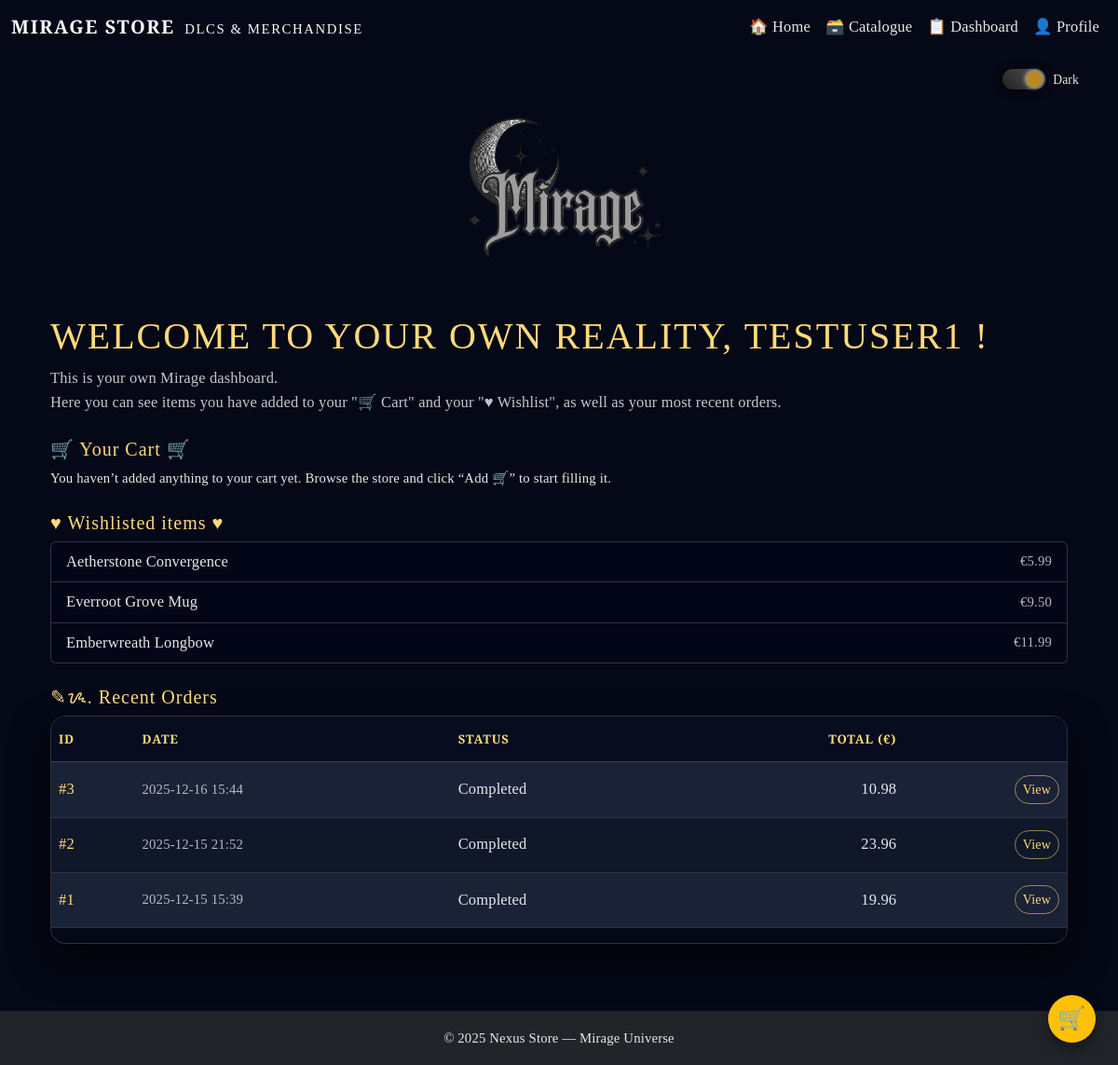
The page /accounts/dashboard/ (signed in) on the database as committed earlier.
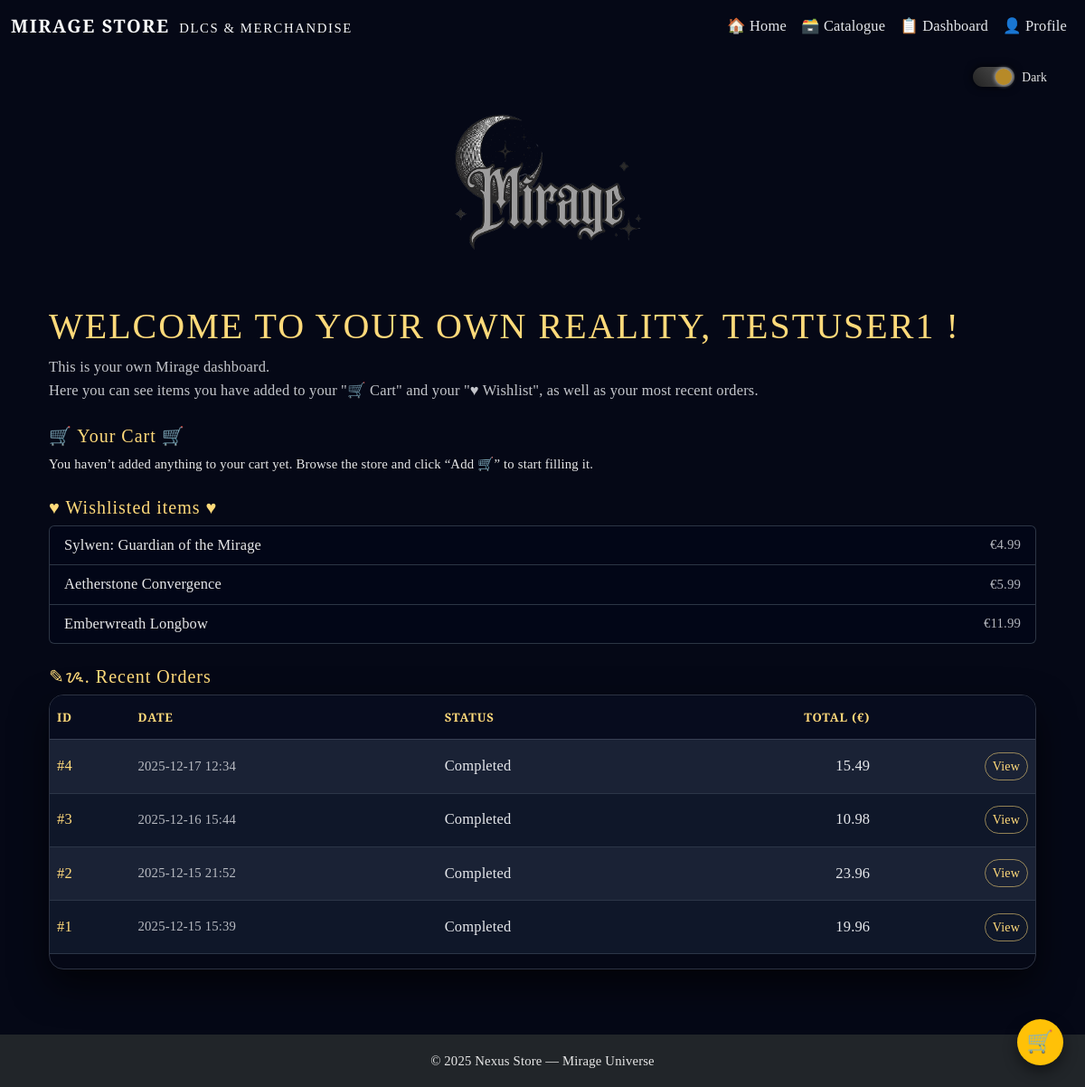
The same page on the database as committed later.
### core/models.py (models this page shows, shortened)
class WishlistItem(models.Model):
    user = models.ForeignKey(
        User,
        on_delete=models.CASCADE,
        related_name="wishlist_items",
    )
    item = models.ForeignKey(
        Item,
        on_delete=models.CASCADE,
        related_name="wishlisted_by",
    )
    created_at = models.DateTimeField(auto_now_add=True)
    class Meta:
        unique_together = ("user", "item")

class Item(models.Model):
    label = models.CharField(max_length=100)
    category = models.ForeignKey(
        Category,
        on_delete=models.PROTECT,
        related_name="items",
    )
    subcategory = models.ForeignKey(
        SubCategory,
        on_delete=models.PROTECT,
        related_name="items",
    )
    description = models.TextField(blank=True)
    price = models.DecimalField(max_digits=7, decimal_places=2)
    element = models.CharField(max_length=30, blank=True)
    reality_fragment = models.CharField(max_length=50, blank=True)
    rarity = models.CharField(
        max_length=20,
        choices=RARITY_CHOICES,
        default="common",
    )
    image_url = models.CharField(
        max_length=200,
        blank=True,
        help_text="Path under static/, e.g. 'images/items/emberwreath-longbow.png'",
    )
    created_at = models.DateTimeField(auto_now_add=True)

class Order(models.Model):
    STATUS_CHOICES = [
        ("pending", "Pending"),
        ("completed", "Completed"),
        ("cancelled", "Cancelled"),
    ]
    user = models.ForeignKey(
        User,
        on_delete=models.CASCADE,
        related_name="orders",
    )
    created_at = models.DateTimeField(auto_now_add=True)
    status = models.CharField(
        max_length=20,
        choices=STATUS_CHOICES,
        default="completed",
    )
    total_price = models.DecimalField(
        max_digits=8,
        decimal_places=2,
        default=Decimal("0.00"),
    )

### accounts/views.py (the view, shortened to what this page needs)
# urls.py: path("dashboard/", views.dashboard_view, name="dashboard"),
@login_required
def dashboard_view(request):
    wishlist_items = (
        WishlistItem.objects.filter(user=request.user)
        .select_related("item")
        .order_by("-created_at")
    )
    cart = _get_cart(request.session)
    item_ids = [int(k) for k in cart.keys()]
    items = Item.objects.filter(id__in=item_ids)
    cart_items = []
    cart_total = 0
    orders = (
        Order.objects.filter(user=request.user)
        .order_by("-created_at")[:5]
    )
    context = {
        "wishlist_items": wishlist_items,
        "cart_items": cart_items,
        "cart_total": cart_total,
        "orders": orders,
    }
    return render(request, "accounts/dashboard.html", context)

### core/views.py (called while the page is built)
def _get_cart(session):
    return session.get("cart", {})

### accounts/templates/accounts/dashboard.html (shortened to what this page needs)
{% extends "core/layout.html" %}
{% block content %}
<div class="container py-4">
    <h1 class="page-title">
        Welcome to your own reality, {{ request.user.username }} !
    </h1>
    <p class="page-subtitle">
        This is your own Mirage dashboard. <br>
        Here you can see items you have added to your "🛒 Cart" and your "♥ Wishlist",
        as well as your most recent orders.
    </p>
    <h2 class="h5 mt-4">🛒 Your Cart 🛒</h2>
    {% if cart_items %}
        <div class="table-responsive mt-2 mb-3">
            <table class="table table-dark table-striped align-middle">
                <thead>
                    <tr>
                        <th>Item</th>
                        <th>Reality</th>
                        <th>Rarity</th>
                        <th class="text-end">Price (€)</th>
                        <th class="text-center">Qty</th>
                        <th class="text-end">Line Total (€)</th>
                    </tr>
                </thead>
                <tbody>
                {% for row in cart_items %}
                    <tr>
                        <td>{{ row.item.label }}</td>
                        <td>{{ row.item.reality_fragment|default:"–" }}</td>
                        <td>{{ row.item.get_rarity_display }}</td>
                        <td class="text-end">{{ row.item.price }}</td>
                        <td class="text-center">{{ row.quantity }}</td>
                        <td class="text-end">{{ row.line_total }}</td>
                    </tr>
                {% endfor %}
                </tbody>
                <tfoot>
                    <tr>
                        <th colspan="5" class="text-end">Total:</th>
                        <th class="text-end">€{{ cart_total }}</th>
                    </tr>
                </tfoot>
            </table>
        </div>
        <div class="d-flex gap-2 flex-wrap">
            <a href="{% url 'view_cart' %}" class="btn btn-outline-light btn-sm">
                Open full cart
            </a>
            <form method="post" action="{% url 'checkout' %}">
                {% csrf_token %}
                <button type="submit" class="btn btn-success btn-sm">
                    Proceed to Checkout
                </button>
            </form>
        </div>
    {% else %}
        <p class="small mt-2">
            You haven’t added anything to your cart yet.
            Browse the store and click “Add 🛒” to start filling it.
        </p>
    {% endif %}
    <h2 class="h5 mt-4">♥ Wishlisted items ♥</h2>
    {% if wishlist_items %}
        <ul class="list-group mt-2">
            {% for w in wishlist_items %}
                <li class="list-group-item d-flex justify-content-between align-items-center">
                    <span>{{ w.item.label }}</span>
                    <span class="text-muted small">€{{ w.item.price }}</span>
                </li>
            {% endfor %}
        </ul>
    {% else %}
        <p class="small mt-2">
            You haven’t added anything to your wishlist yet.
            Browse the store and click “♥ Wishlist” to save items here.
        </p>
    {% endif %}
    <h2 class="h5 mt-4">✎ᝰ. Recent Orders</h2>
    {% if orders %}
        <div class="table-responsive mt-2">
            <table class="table table-dark table-striped align-middle">
                <thead>
                    <tr>
                        <th>ID</th>
                        <th>Date</th>
                        <th>Status</th>
                        <th class="text-end">Total (€)</th>
                        <th></th>
                    </tr>
                </thead>
                <tbody>
                {% for order in orders %}
                    <tr>
                        <td>
                            <a href="{% url 'order_detail' order.id %}">
                                #{{ order.id }}
                            </a>
                        </td>
                        <td class="text-muted small">
                            {{ order.created_at|date:"Y-m-d H:i" }}
                        </td>
                        <td>{{ order.status|title }}</td>
                        <td class="text-end">{{ order.total_price }}</td>
                        <td class="text-end">
                            <a href="{% url 'order_detail' order.id %}"
                               class="btn btn-sm btn-outline-light">
                                View
                            </a>
                        </td>
                    </tr>
                {% endfor %}
                </tbody>
            </table>
        </div>
    {% else %}
        <p class="small mt-2">
            You have not placed any orders yet.
            When you complete a checkout, they will appear here.
        </p>
    {% endif %}
</div>
{% endblock %}

### core/templates/core/layout.html (shortened to what this page needs)
<!DOCTYPE html>
<html lang="en">
<head>
    {% load static %}
    <link href="https://cdn.jsdelivr.net/npm/bootstrap@5.3.3/dist/css/bootstrap.min.css" rel="stylesheet">
    <link rel="stylesheet" href="{% static 'css-files/global.css' %}">
    <link rel="stylesheet" href="{% static 'css-files/theme-dark.css' %}">
    <link rel="stylesheet" href="{% static 'css-files/theme-light.css' %}">
</head>
<body data-page="{% block body_page %}home{% endblock %}">
    {% include "partials/navbar.html" %}
    <div class="container mt-3">
        <div class="d-flex justify-content-end">
            <div class="theme-toggle-container">
                <label class="magic-switch">
                    <span class="crystal"></span>
                    <span class="mode-text">Light</span>
                </label>
            </div>
        </div>
        <div class="mirage-logo-bar">
            <img
                src="{% static 'images/icons/mirage-logo.png' %}"
                alt="Mirage Logo"
                style="height: 160px; width: auto; max-width: 95%;">
        </div>
    </div>
    <main class="container py-4">
        {% block content %}{% endblock %}
    </main>
    {% with cart_count|default:0 as cc %}
    <a href="{% url 'view_cart' %}" class="floating-cart-btn">
        🛒
    </a>
    {% endwith %}
    {% include "partials/footer.html" %}
</body>
</html>

### core/templates/partials/navbar.html (shortened to what this page needs)
<nav class="navbar navbar-expand-lg navbar-dark bg-dark sticky-top">
    <div class="container-fluid">
        <a class="navbar-brand" href="{% url 'home' %}">
            <span class="fw-bold">Mirage Store</span>
            <small class="ms-1">DLCs & Merchandise</small>
        </a>
        <div class="collapse navbar-collapse" id="mirageNav">
            <ul class="navbar-nav ms-auto mb-2 mb-lg-0">
                <li class="nav-item">
                    <a class="nav-link" href="{% url 'home' %}">🏠 Home</a>
                </li>
                <li class="nav-item">
                    <a class="nav-link" href="{% url 'catalogue' %}">🗃️ Catalogue</a>
                </li>
                {% if user.is_authenticated %}
                    <li class="nav-item">
                        <a class="nav-link" href="{% url 'dashboard' %}">📋 Dashboard</a>
                    </li>
                    <li class="nav-item">
                        <a class="nav-link" href="{% url 'profile' %}">👤 Profile</a>
                    </li>
                {% endif %}
            </ul>
        </div>
    </div>
</nav>

### core/templates/partials/footer.html
<footer class="text-center text-light bg-dark p-3 mt-4">
    <small>
        © 2025 Nexus Store — Mirage Universe
    </small>
</footer>

### core/static/css-files/global.css (style rules this page uses)
*, *::before, *::after { box-sizing: border-box; }
body { font-family: "Cormorant Garamond", system-ui, -apple-system, BlinkMacSystemFont, "Segoe UI", sans-serif; }
.mirage-hero-title, .navbar-brand, .page-title { font-family: "Cinzel", serif; letter-spacing: 0.08em; text-transform: uppercase; }
.theme-toggle-container { position: relative; z-index: 999; }
.magic-switch { position: relative; display: inline-flex; align-items: center; cursor: pointer; user-select: none; gap: 8px; }
.crystal { width: 46px; height: 22px; background: linear-gradient(45deg, #b78a28, #ffda7a); border-radius: 20px; position: relative; transition: 0.3s ease; box-shadow: 0 0 10px rgba(183, 138, 40, 0.8); }
.crystal::after { content: ""; width: 18px; height: 18px; background: #fff; border-radius: 50%; position: absolute; top: 2px; left: 3px; transition: 0.3s ease; box-shadow: 0 0 5px rgba(255, 255, 255, 0.9); }
.magic-switch input:checked + .crystal { background: linear-gradient(45deg, #222, #555); box-shadow: 0 0 10px rgba(0, 0, 0, 0.8); }
.magic-switch input:checked + .crystal::after { transform: translateX(22px); background: #b78a28; }
.mode-text { font-size: 0.85rem; }
.mirage-logo-bar { text-align: center; margin-top: 1rem; margin-bottom: 0.5rem; }
.floating-cart-btn { position: fixed; right: 1.5rem; bottom: 1.5rem; width: 3.2rem; height: 3.2rem; border-radius: 50%; background: #ffc107; color: #111; display: flex; align-items: center; justify-content: center; text-decoration: none; font-size: 1.5rem; box-shadow: 0 0.4rem 1rem rgba(0, 0, 0, 0.45); z-index: 1050; border: none; }
html { font-size: 16px; }
body { font-size: 1.03rem; line-height: 1.6; font-weight: 500; -webkit-font-smoothing: antialiased; text-rendering: optimizeLegibility; }
.small, small { font-size: 0.92rem; }
.mirage-hero-title, .navbar-brand, .page-title { font-family: "Cinzel Decorative", "Cinzel", serif; }
:root { --mirage-font-body: "Cormorant Garamond", serif; --mirage-font-display: "Cinzel Decorative", "Cinzel", serif; }
body { font-family: var(--mirage-font-body); letter-spacing: 0.01em; }
h1, h2, h3, h4, h5, h6, .page-title, .mirage-hero-title { font-family: var(--mirage-font-display); letter-spacing: 0.05em; }
button, .btn, input, select, textarea, .table { font-family: var(--mirage-font-body); }
.btn { border-radius: 999px; transition: transform 160ms ease, box-shadow 160ms ease, filter 160ms ease; }
.table { background: transparent; }
body.dark-theme .table, body.dark-theme .table th, body.dark-theme .table td { color: #e5e7eb; }

Rows that differ between the two databases and show on the page:
removed WishlistItem: item.label "Everroot Grove Mug", item.price "9.50"
added WishlistItem: item.label "Sylwen: Guardian of the Mirage", item.price "4.99"
added Order: id "4", created_at "2025-12-17 12:34", status "Completed", total_price "15.49"
